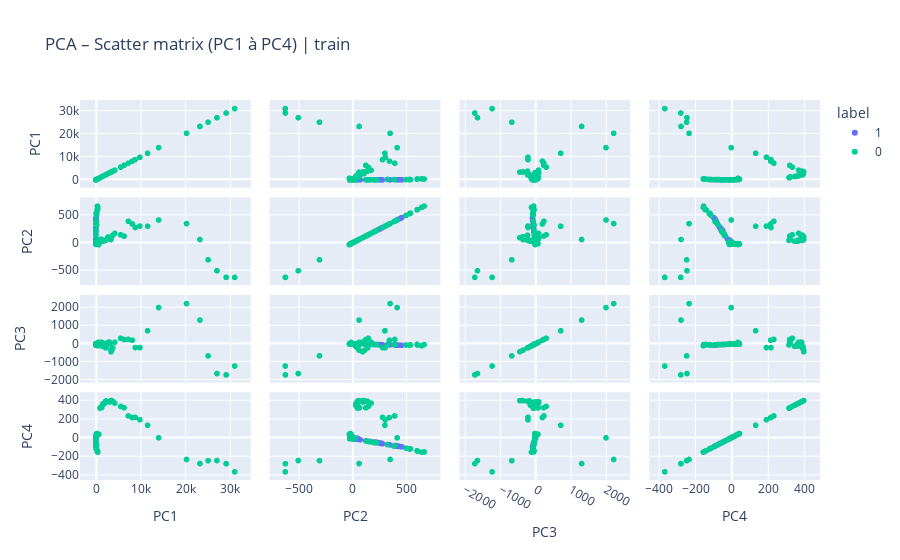
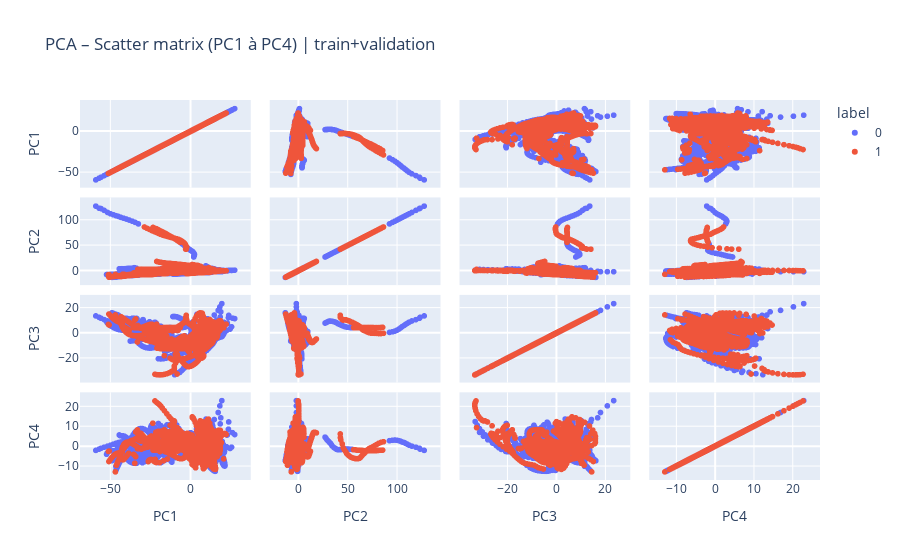

These figures' notebook cell, in order:
### Code cell
fig = px.scatter_matrix(
    X_plot,
    dimensions=["PC1", "PC2", "PC3", "PC4"],
    color="label",
    title="PCA – Scatter matrix (PC1 à PC4) | train"
)
fig.show()

fig = px.scatter_matrix(
    X_plot_tot,
    dimensions=["PC1", "PC2", "PC3", "PC4"],
    color="label",
    title="PCA – Scatter matrix (PC1 à PC4) | train+validation"
)
fig.show()

### Figure 1 — Plotly figure (JSON) as saved in the notebook; plotly's stock layout.template omitted (floating-point values rounded to 4 significant figures; data arrays with more than 128 entries replaced by an {"elided": "..."} marker saying what was removed)
{"data": [{"dimensions": [{"axis": {"matches": true}, "label": "PC1", "values": {"elided": "382 float values"}}, {"axis": {"matches": true}, "label": "PC2", "values": {"elided": "382 float values"}}, {"axis": {"matches": true}, "label": "PC3", "values": {"elided": "382 float values"}}, {"axis": {"matches": true}, "label": "PC4", "values": {"elided": "382 float values"}}], "hovertemplate": "label=1<br>%{xaxis.title.text}=%{x}<br>%{yaxis.title.text}=%{y}<extra></extra>", "legendgroup": "1", "marker": {"color": "#636efa", "symbol": "circle"}, "name": "1", "showlegend": true, "type": "splom"}, {"dimensions": [{"axis": {"matches": true}, "label": "PC1", "values": {"elided": "500 float values"}}, {"axis": {"matches": true}, "label": "PC2", "values": {"elided": "500 float values"}}, {"axis": {"matches": true}, "label": "PC3", "values": {"elided": "500 float values"}}, {"axis": {"matches": true}, "label": "PC4", "values": {"elided": "500 float values"}}], "hovertemplate": "label=0<br>%{xaxis.title.text}=%{x}<br>%{yaxis.title.text}=%{y}<extra></extra>", "legendgroup": "0", "marker": {"color": "#00cc96", "symbol": "circle"}, "name": "0", "showlegend": true, "type": "splom"}], "layout": {"autosize": true, "dragmode": "select", "legend": {"title": {"text": "label"}, "tracegroupgap": 0}, "title": {"text": "PCA – Scatter matrix (PC1 à PC4) | train"}, "xaxis": {"autorange": true, "range": [-6168.0, 37110.0], "type": "linear"}, "xaxis2": {"autorange": true, "range": [-878.2, 921.5], "type": "linear"}, "xaxis3": {"autorange": true, "range": [-2485.0, 3001.0], "type": "linear"}, "xaxis4": {"autorange": true, "range": [-516.5, 546.5], "type": "linear"}, "yaxis": {"autorange": true, "range": [-6168.0, 37110.0], "type": "linear"}, "yaxis2": {"autorange": true, "range": [-878.2, 921.5], "type": "linear"}, "yaxis3": {"autorange": true, "range": [-2485.0, 3001.0], "type": "linear"}, "yaxis4": {"autorange": true, "range": [-516.5, 546.5], "type": "linear"}}}

### Figure 2 — Plotly figure (JSON) as saved in the notebook; plotly's stock layout.template omitted (floating-point values rounded to 4 significant figures; data arrays with more than 128 entries replaced by an {"elided": "..."} marker saying what was removed)
{"data": [{"dimensions": [{"axis": {"matches": true}, "label": "PC1", "values": {"elided": "2593 float values"}}, {"axis": {"matches": true}, "label": "PC2", "values": {"elided": "2593 float values"}}, {"axis": {"matches": true}, "label": "PC3", "values": {"elided": "2593 float values"}}, {"axis": {"matches": true}, "label": "PC4", "values": {"elided": "2593 float values"}}], "hovertemplate": "label=0<br>%{xaxis.title.text}=%{x}<br>%{yaxis.title.text}=%{y}<extra></extra>", "legendgroup": "0", "marker": {"color": "#636efa", "symbol": "circle"}, "name": "0", "showlegend": true, "type": "splom"}, {"dimensions": [{"axis": {"matches": true}, "label": "PC1", "values": {"elided": "1839 float values"}}, {"axis": {"matches": true}, "label": "PC2", "values": {"elided": "1839 float values"}}, {"axis": {"matches": true}, "label": "PC3", "values": {"elided": "1839 float values"}}, {"axis": {"matches": true}, "label": "PC4", "values": {"elided": "1839 float values"}}], "hovertemplate": "label=1<br>%{xaxis.title.text}=%{x}<br>%{yaxis.title.text}=%{y}<extra></extra>", "legendgroup": "1", "marker": {"color": "#EF553B", "symbol": "circle"}, "name": "1", "showlegend": true, "type": "splom"}], "layout": {"autosize": true, "dragmode": "select", "legend": {"title": {"text": "label"}, "tracegroupgap": 0}, "title": {"text": "PCA – Scatter matrix (PC1 à PC4) | train+validation"}, "xaxis": {"autorange": true, "range": [-75.96, 44.6], "type": "linear"}, "xaxis2": {"autorange": true, "range": [-40.45, 155.5], "type": "linear"}, "xaxis3": {"autorange": true, "range": [-44.19, 34.74], "type": "linear"}, "xaxis4": {"autorange": true, "range": [-19.9, 29.93], "type": "linear"}, "yaxis": {"autorange": true, "range": [-75.96, 44.6], "type": "linear"}, "yaxis2": {"autorange": true, "range": [-40.45, 155.5], "type": "linear"}, "yaxis3": {"autorange": true, "range": [-44.19, 34.74], "type": "linear"}, "yaxis4": {"autorange": true, "range": [-19.9, 29.93], "type": "linear"}}}
